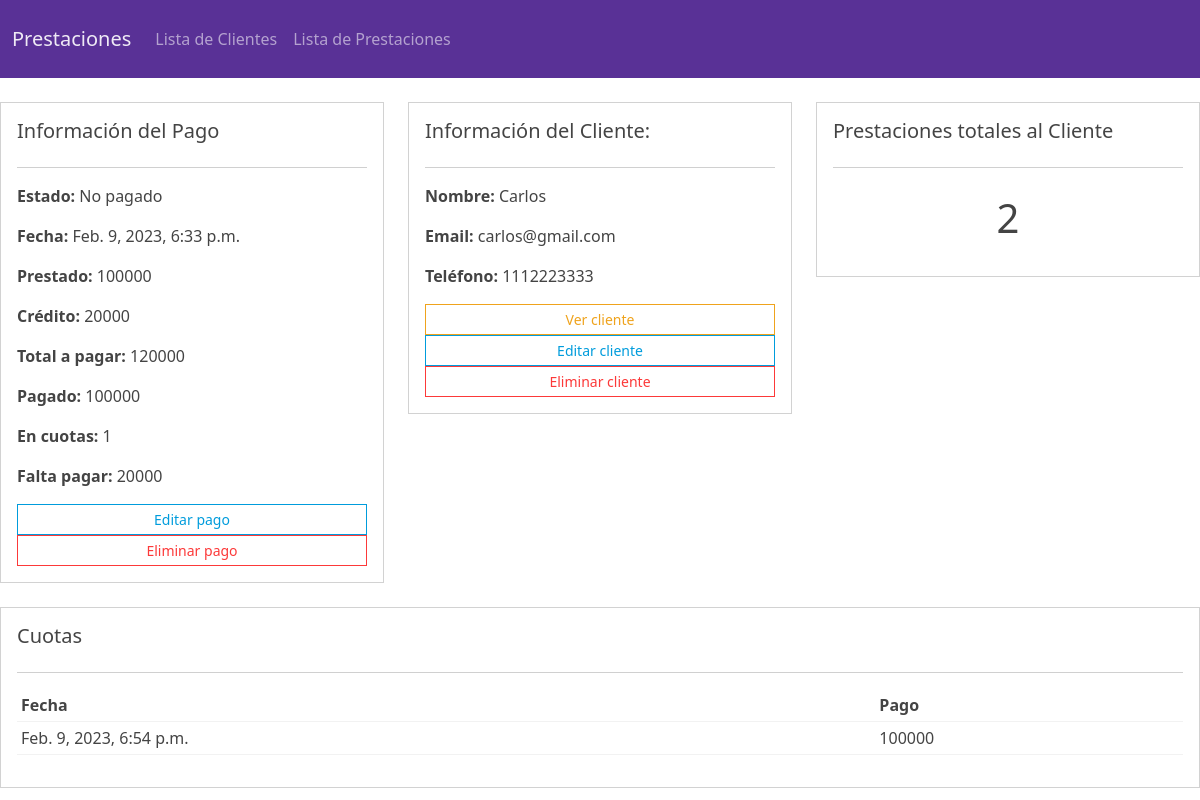
Page /payment/14/ on the committed database.
### Inv/models.py (models this page shows, shortened)
class Payment(models.Model):
    STATUS = (
        ('Pagado', 'Pagado'),
        ('No pagado', 'No pagado')
    )
    id = models.AutoField(primary_key=True)
    customer = models.ForeignKey(Customer, null=True, on_delete=models.SET_NULL)
    lened = models.CharField(max_length=100, null=True)
    credit = models.CharField(max_length=100, null=True)
    paid = models.CharField(max_length=100, null=True)
    status = models.CharField(max_length=100, null=True, choices=STATUS)
    date_created = models.DateTimeField(auto_now_add=True, null=True)

class Customer(models.Model):
    id = models.AutoField(primary_key=True)
    name = models.CharField(max_length=100, null=True)
    email = models.CharField(max_length=100, null=True)
    number = models.CharField(max_length=100, null=True)
    date_created = models.DateTimeField(auto_now_add=True, null=True)

class Quotas(models.Model):
    id = models.AutoField(primary_key=True)
    customer = models.ForeignKey(Customer, null=True, on_delete=models.SET_NULL)
    payment = models.ForeignKey(Payment, null=True, on_delete=models.SET_NULL)
    times_paid = models.CharField(max_length=100, null=True)
    value = models.CharField(max_length=100, null=True)
    date = models.DateTimeField(auto_now_add=True, null=True)

### Inv/views.py (the view)
# urls.py: path('payment/<str:pk>/', views.payment, name='Payment'),
def payment(request, pk):
    payment = Payment.objects.get(id=pk)
    pys = Payment.objects.filter(customer=payment.customer)
    all_payments = pys.count()
    quotas = Quotas.objects.filter(payment=payment)
    count = quotas.count()
    total = int(payment.lened) + int(payment.credit)
    rest = total - int(payment.paid)
    context = {
        'all_payments': all_payments,
        'payment': payment,
        'quotas': quotas,
        'count': count,
        'total': total,
        'rest': rest
    }
    return render(request, 'Inv/payment.html', context)

### template/Inv/payment.html (shortened to what this page needs)
{% extends 'Inv/base.html' %}
{% block content %}
<!DOCTYPE html>
<html lang="en">
<head>
</head>
<body>
    <br>
    <div class="row">
        <div class="col-md">
            <div class="card card-body">
                <h5>Información del Pago</h5>
                <hr>
                <p><b>Estado:</b> {{ payment.status }}</p>
                <p><b>Fecha:</b> {{ payment.date_created }}</p>
                <p><b>Prestado:</b> {{ payment.lened }}</p>
                <p><b>Crédito:</b> {{ payment.credit }}</p>
                <p><b>Total a pagar:</b> {{ total }}</p>
                <p><b>Pagado:</b> {{ payment.paid }}</p>
                <p><b>En cuotas:</b> {{ count }}</p>
                <p><b>Falta pagar:</b> {{ rest }}</p>
                <a href="{% url 'Edit_payment' payment.id %}" class="btn btn-outline-info btn-sm btn-block">Editar pago</a>
                <a href="{% url 'Delete_payment' payment.id %}" class="btn btn-outline-danger btn-sm btn-block">Eliminar pago</a>
            </div>
        </div>
        <div class="col-md">
            <div class="card card-body">
                <h5>Información del Cliente:</h5>
                <hr>
                <p><b>Nombre:</b> {{ payment.customer.name }}</p>
                <p><b>Email:</b> {{ payment.customer.email }}</p>
                <p><b>Teléfono:</b> {{ payment.customer.number }}</p>
                <a href="{% url 'Customer' payment.customer.id %}" class="btn btn-outline-warning btn-sm btn-block">Ver cliente</a>
                <a href="{% url 'Edit_customer' payment.customer.id %}" class="btn btn-outline-info btn-sm btn-block">Editar cliente</a>
                <a href="{% url 'Delete_customer' payment.customer.id %}" class="btn btn-outline-danger btn-sm btn-block">Eliminar cliente</a>
            </div>
        </div>
        <div class="col-md">
            <div class="card card-body">
                <h5>Prestaciones totales al Cliente</h5>
                <hr>
                <h1 style="text-align: center; padding: 10px">{{ all_payments }}</h1>
            </div>
        </div>
    </div>
    <br>
    <div class="col-md">
        <div class="card card-body">
            <h5>Cuotas</h5>
            <hr>
            <table class="table table-sm">
                <tr>
                    <th>Fecha</th>
                    <th>Pago</th
                </tr>
                {% for quota in quotas %}
                <tr>
                    <td>{{ quota.date }}</td>
                    <td>{{ quota.value }}</td>
                {% endfor %}
            </table>
        </div>
    </div>
</body>
</html>
{% endblock %}

### rows in the picture
Payment: status "No pagado", date_created "Feb. 9, 2023, 6:33 p.m.", lened "100000", credit "20000", paid "100000", customer.name "Carlos", customer.email "carlos@gmail.com", customer.number "1112223333"
Quotas: date "Feb. 9, 2023, 6:54 p.m.", value "100000"

### other values in the picture
{{ total }} "120000"
{{ count }} "1"
{{ rest }} "20000"
{{ all_payments }} "2"
